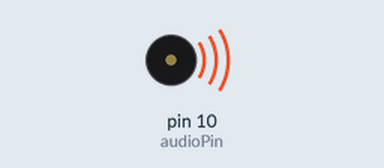
Bench run of a sketch on a simulated Arduino Uno, built with avr-gcc and run on an emulated ATmega328P. Shown: buzzer (waves = sounding).

Above: at 0.66 s.
At 7.1 s:
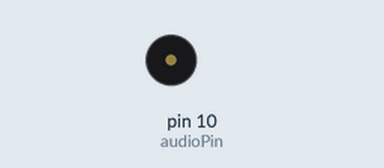
Timing chart, 0 to 8.8 s (numbered marks = the images above):
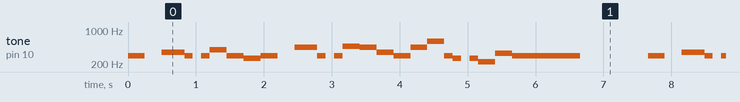

Measured:
- by itself, tone on pin 10 (audioPin): plays 294 Hz for 0.25 s, 349 Hz for 0.33 s, 294 Hz for 0.12 s, 294 Hz for 0.12 s, 392 Hz for 0.25 s, 294 Hz for 0.25 s … (391 notes in this stretch)

The sketch:

axel_f.ino
```cpp
#include "pitches.h"
int line1[] = {
  NOTE_D4, 0, NOTE_F4, NOTE_D4, 0, NOTE_D4, NOTE_G4, NOTE_D4, NOTE_C4,
  NOTE_D4, 0, NOTE_A4, NOTE_D4, 0, NOTE_D4, NOTE_AS4, NOTE_A4, NOTE_F4,
  NOTE_D4, NOTE_A4, NOTE_D5, NOTE_D4, NOTE_C4, 0, NOTE_C4, NOTE_A3, NOTE_E4, NOTE_D4,
  0};

int line1_durations[] = {
  8, 8, 6, 16, 16, 16, 8, 8, 8,
  8, 8, 6, 16, 16, 16, 8, 8, 8,
  8, 8, 8, 16, 16, 16, 16, 8, 8, 2,
  2};
float playSpeed = 2;
 byte audioPin = 10; //This is the audio. tone() doesn't care which pin.
void setup() {
  // put your setup code here, to run once:
  pinMode(audioPin, OUTPUT);
}

void loop() {
  // put your main code here, to run repeatedly:
  doIt();
}

void doIt(){
  for(int note = 0; note < 29; note++){
    long startTime = millis();
    int noteDuration = 1000/line1_durations[note];
    tone(audioPin, line1[note], noteDuration * playSpeed);

    int pauseBetweenNotes = noteDuration * playSpeed;
    delay(pauseBetweenNotes);
    noTone(audioPin);
  }
}
```
